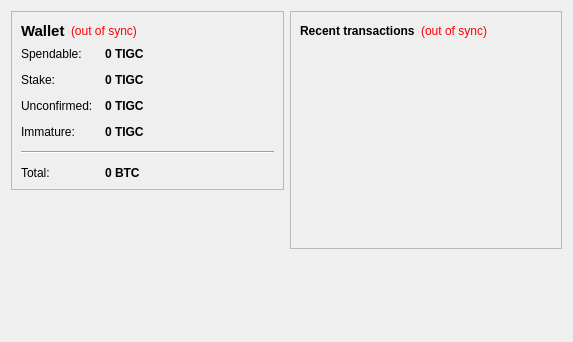
<?xml version="1.0" encoding="UTF-8"?>
<ui version="4.0">
 <class>OverviewPage</class>
 <widget class="QWidget" name="OverviewPage">
  <property name="geometry">
   <rect>
    <x>0</x>
    <y>0</y>
    <width>573</width>
    <height>342</height>
   </rect>
  </property>
  <property name="windowTitle">
   <string>Form</string>
  </property>
  <layout class="QHBoxLayout" name="horizontalLayout" stretch="1,1">
   <item>
    <layout class="QVBoxLayout" name="verticalLayout_2">
     <item>
      <widget class="QFrame" name="frame">
       <property name="frameShape">
        <enum>QFrame::StyledPanel</enum>
       </property>
       <property name="frameShadow">
        <enum>QFrame::Raised</enum>
       </property>
       <layout class="QVBoxLayout" name="verticalLayout_4">
        <item>
         <layout class="QHBoxLayout" name="horizontalLayout_4">
          <item>
           <widget class="QLabel" name="label_5">
            <property name="font">
             <font>
              <pointsize>11</pointsize>
              <weight>75</weight>
              <bold>true</bold>
             </font>
            </property>
            <property name="text">
             <string>Wallet</string>
            </property>
           </widget>
          </item>
          <item>
           <widget class="QLabel" name="labelWalletStatus">
            <property name="toolTip">
             <string>The displayed information may be out of date. Your wallet automatically synchronizes with the Animality network after a connection is established, but this process has not completed yet.</string>
            </property>
            <property name="styleSheet">
             <string notr="true">QLabel { color: red; }</string>
            </property>
            <property name="text">
             <string notr="true">(out of sync)</string>
            </property>
            <property name="alignment">
             <set>Qt::AlignLeading|Qt::AlignLeft|Qt::AlignVCenter</set>
            </property>
           </widget>
          </item>
          <item>
           <spacer name="horizontalSpacer_2">
            <property name="orientation">
             <enum>Qt::Horizontal</enum>
            </property>
            <property name="sizeHint" stdset="0">
             <size>
              <width>40</width>
              <height>20</height>
             </size>
            </property>
           </spacer>
          </item>
         </layout>
        </item>
        <item>
         <layout class="QFormLayout" name="formLayout_2">
          <property name="fieldGrowthPolicy">
           <enum>QFormLayout::AllNonFixedFieldsGrow</enum>
          </property>
          <property name="horizontalSpacing">
           <number>12</number>
          </property>
          <property name="verticalSpacing">
           <number>12</number>
          </property>
          <item row="0" column="0">
           <widget class="QLabel" name="label">
            <property name="text">
             <string>Spendable:</string>
            </property>
           </widget>
          </item>
          <item row="0" column="1">
           <widget class="QLabel" name="labelBalance">
            <property name="font">
             <font>
              <weight>75</weight>
              <bold>true</bold>
             </font>
            </property>
            <property name="cursor">
             <cursorShape>IBeamCursor</cursorShape>
            </property>
            <property name="toolTip">
             <string>Your current spendable balance</string>
            </property>
            <property name="text">
             <string notr="true">0 TIGC</string>
            </property>
            <property name="textInteractionFlags">
             <set>Qt::LinksAccessibleByMouse|Qt::TextSelectableByKeyboard|Qt::TextSelectableByMouse</set>
            </property>
           </widget>
          </item>
          <item row="1" column="0">
           <widget class="QLabel" name="label_6">
            <property name="text">
             <string>Stake:</string>
            </property>
           </widget>
          </item>
          <item row="1" column="1">
           <widget class="QLabel" name="labelStake">
            <property name="font">
             <font>
              <weight>75</weight>
              <bold>true</bold>
             </font>
            </property>
            <property name="cursor">
             <cursorShape>IBeamCursor</cursorShape>
            </property>
            <property name="toolTip">
             <string>Total of coins that was staked, and do not yet count toward the current balance</string>
            </property>
            <property name="text">
             <string notr="true">0 TIGC</string>
            </property>
            <property name="textInteractionFlags">
             <set>Qt::LinksAccessibleByMouse|Qt::TextSelectableByKeyboard|Qt::TextSelectableByMouse</set>
            </property>
           </widget>
          </item>
          <item row="2" column="0">
           <widget class="QLabel" name="label_3">
            <property name="text">
             <string>Unconfirmed:</string>
            </property>
           </widget>
          </item>
          <item row="2" column="1">
           <widget class="QLabel" name="labelUnconfirmed">
            <property name="font">
             <font>
              <weight>75</weight>
              <bold>true</bold>
             </font>
            </property>
            <property name="cursor">
             <cursorShape>IBeamCursor</cursorShape>
            </property>
            <property name="toolTip">
             <string>Total of transactions that have yet to be confirmed, and do not yet count toward the current balance</string>
            </property>
            <property name="text">
             <string notr="true">0 TIGC</string>
            </property>
            <property name="textInteractionFlags">
             <set>Qt::LinksAccessibleByMouse|Qt::TextSelectableByKeyboard|Qt::TextSelectableByMouse</set>
            </property>
           </widget>
          </item>
          <item row="3" column="0">
           <widget class="QLabel" name="labelImmatureText">
            <property name="text">
             <string>Immature:</string>
            </property>
           </widget>
          </item>
          <item row="3" column="1">
           <widget class="QLabel" name="labelImmature">
            <property name="font">
             <font>
              <weight>75</weight>
              <bold>true</bold>
             </font>
            </property>
            <property name="toolTip">
             <string>Mined balance that has not yet matured</string>
            </property>
            <property name="text">
             <string notr="true">0 TIGC</string>
            </property>
            <property name="textInteractionFlags">
             <set>Qt::LinksAccessibleByMouse|Qt::TextSelectableByKeyboard|Qt::TextSelectableByMouse</set>
            </property>
           </widget>
          </item>
          <item row="4" column="0" colspan="2">
           <widget class="Line" name="line">
            <property name="orientation">
             <enum>Qt::Horizontal</enum>
            </property>
           </widget>
          </item>
          <item row="5" column="0">
           <widget class="QLabel" name="labelTotalText">
            <property name="text">
             <string>Total:</string>
            </property>
           </widget>
          </item>
          <item row="5" column="1">
           <widget class="QLabel" name="labelTotal">
            <property name="font">
             <font>
              <weight>75</weight>
              <bold>true</bold>
             </font>
            </property>
            <property name="cursor">
             <cursorShape>IBeamCursor</cursorShape>
            </property>
            <property name="toolTip">
             <string>Your current total balance</string>
            </property>
            <property name="text">
             <string notr="true">0 BTC</string>
            </property>
            <property name="textInteractionFlags">
             <set>Qt::LinksAccessibleByMouse|Qt::TextSelectableByKeyboard|Qt::TextSelectableByMouse</set>
            </property>
           </widget>
          </item>
         </layout>
        </item>
       </layout>
      </widget>
     </item>
     <item>
      <spacer name="verticalSpacer">
       <property name="orientation">
        <enum>Qt::Vertical</enum>
       </property>
       <property name="sizeHint" stdset="0">
        <size>
         <width>20</width>
         <height>40</height>
        </size>
       </property>
      </spacer>
     </item>
    </layout>
   </item>
   <item>
    <layout class="QVBoxLayout" name="verticalLayout_3">
     <item>
      <widget class="QFrame" name="frame_2">
       <property name="frameShape">
        <enum>QFrame::StyledPanel</enum>
       </property>
       <property name="frameShadow">
        <enum>QFrame::Raised</enum>
       </property>
       <layout class="QVBoxLayout" name="verticalLayout">
        <item>
         <layout class="QHBoxLayout" name="horizontalLayout_2">
          <item>
           <widget class="QLabel" name="label_4">
            <property name="text">
             <string>&lt;b&gt;Recent transactions&lt;/b&gt;</string>
            </property>
           </widget>
          </item>
          <item>
           <widget class="QLabel" name="labelTransactionsStatus">
            <property name="toolTip">
             <string>The displayed information may be out of date. Your wallet automatically synchronizes with the Animality network after a connection is established, but this process has not completed yet.</string>
            </property>
            <property name="styleSheet">
             <string notr="true">QLabel { color: red; }</string>
            </property>
            <property name="text">
             <string notr="true">(out of sync)</string>
            </property>
            <property name="alignment">
             <set>Qt::AlignRight|Qt::AlignTrailing|Qt::AlignVCenter</set>
            </property>
           </widget>
          </item>
          <item>
           <spacer name="horizontalSpacer">
            <property name="orientation">
             <enum>Qt::Horizontal</enum>
            </property>
            <property name="sizeHint" stdset="0">
             <size>
              <width>40</width>
              <height>20</height>
             </size>
            </property>
           </spacer>
          </item>
         </layout>
        </item>
        <item>
         <widget class="QListView" name="listTransactions">
          <property name="styleSheet">
           <string notr="true">QListView { background: transparent; }</string>
          </property>
          <property name="frameShape">
           <enum>QFrame::NoFrame</enum>
          </property>
          <property name="verticalScrollBarPolicy">
           <enum>Qt::ScrollBarAlwaysOff</enum>
          </property>
          <property name="horizontalScrollBarPolicy">
           <enum>Qt::ScrollBarAlwaysOff</enum>
          </property>
          <property name="selectionMode">
           <enum>QAbstractItemView::NoSelection</enum>
          </property>
         </widget>
        </item>
       </layout>
      </widget>
     </item>
     <item>
      <spacer name="verticalSpacer_2">
       <property name="orientation">
        <enum>Qt::Vertical</enum>
       </property>
       <property name="sizeHint" stdset="0">
        <size>
         <width>20</width>
         <height>40</height>
        </size>
       </property>
      </spacer>
     </item>
    </layout>
   </item>
  </layout>
 </widget>
 <resources/>
 <connections/>
</ui>
